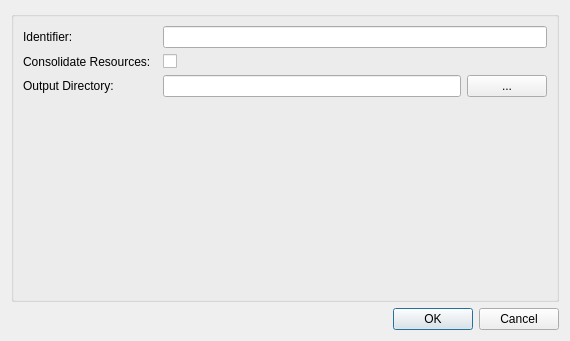
<?xml version="1.0" encoding="UTF-8"?>
<ui version="4.0">
 <class>ConfigureDialog</class>
 <widget class="QDialog" name="ConfigureDialog">
  <property name="geometry">
   <rect>
    <x>0</x>
    <y>0</y>
    <width>570</width>
    <height>341</height>
   </rect>
  </property>
  <property name="windowTitle">
   <string>Configure Step</string>
  </property>
  <layout class="QGridLayout" name="gridLayout">
   <item row="1" column="0">
    <widget class="QGroupBox" name="configGroupBox">
     <property name="title">
      <string/>
     </property>
     <layout class="QFormLayout" name="formLayout">
      <item row="0" column="0">
       <widget class="QLabel" name="label0">
        <property name="text">
         <string>Identifier:  </string>
        </property>
       </widget>
      </item>
      <item row="0" column="1">
       <widget class="QLineEdit" name="lineEditIdentifier"/>
      </item>
      <item row="1" column="0">
       <widget class="QLabel" name="labelConsolidateResources">
        <property name="text">
         <string>Consolidate Resources:  </string>
        </property>
       </widget>
      </item>
      <item row="1" column="1">
       <widget class="QCheckBox" name="checkBoxConsolidateResources">
        <property name="text">
         <string/>
        </property>
       </widget>
      </item>
      <item row="2" column="0">
       <widget class="QLabel" name="label1">
        <property name="text">
         <string>Output Directory:</string>
        </property>
       </widget>
      </item>
      <item row="2" column="1">
       <layout class="QHBoxLayout" name="horizontalLayout">
        <item>
         <widget class="QLineEdit" name="lineEditOutputDirectory">
          <property name="sizePolicy">
           <sizepolicy hsizetype="Expanding" vsizetype="Fixed">
            <horstretch>1</horstretch>
            <verstretch>0</verstretch>
           </sizepolicy>
          </property>
         </widget>
        </item>
        <item>
         <widget class="QPushButton" name="pushButtonDIrectoryChooser">
          <property name="text">
           <string>...</string>
          </property>
         </widget>
        </item>
       </layout>
      </item>
     </layout>
    </widget>
   </item>
   <item row="2" column="0">
    <widget class="QDialogButtonBox" name="buttonBox">
     <property name="orientation">
      <enum>Qt::Horizontal</enum>
     </property>
     <property name="standardButtons">
      <set>QDialogButtonBox::Cancel|QDialogButtonBox::Ok</set>
     </property>
    </widget>
   </item>
  </layout>
 </widget>
 <tabstops>
  <tabstop>lineEditIdentifier</tabstop>
  <tabstop>checkBoxConsolidateResources</tabstop>
  <tabstop>lineEditOutputDirectory</tabstop>
  <tabstop>pushButtonDIrectoryChooser</tabstop>
 </tabstops>
 <resources/>
 <connections>
  <connection>
   <sender>buttonBox</sender>
   <signal>accepted()</signal>
   <receiver>ConfigureDialog</receiver>
   <slot>accept()</slot>
   <hints>
    <hint type="sourcelabel">
     <x>254</x>
     <y>336</y>
    </hint>
    <hint type="destinationlabel">
     <x>157</x>
     <y>274</y>
    </hint>
   </hints>
  </connection>
  <connection>
   <sender>buttonBox</sender>
   <signal>rejected()</signal>
   <receiver>ConfigureDialog</receiver>
   <slot>reject()</slot>
   <hints>
    <hint type="sourcelabel">
     <x>322</x>
     <y>336</y>
    </hint>
    <hint type="destinationlabel">
     <x>286</x>
     <y>274</y>
    </hint>
   </hints>
  </connection>
 </connections>
</ui>
